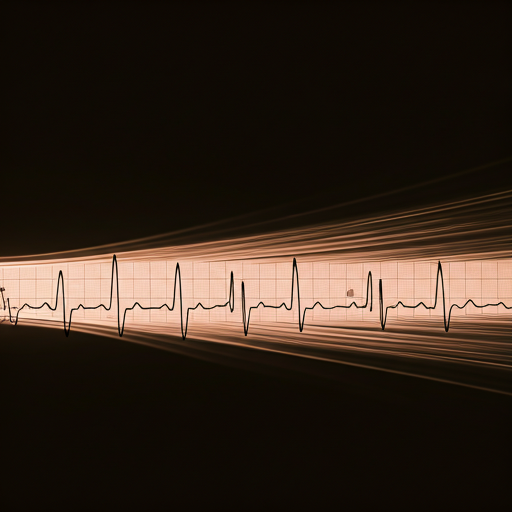
#> input picture frontend/ECGenius_frontend/src/assets/hero-bg.jpg, 512 x 512 px
$ python -i ecg_image_processor.py   (imports and definitions only)
#> lines starting #> are read from the running program, lines starting #| are printed output that depends on the picture; after the words box and inside, x2 and y2 are one past the last pixel; in counts of white or black regions, pixels touching at a corner belong together
"""
ECG Image Processing

Processes ECG images to extract a 1D proxy signal and basic features.
"""

import cv2
import numpy as np
from scipy.signal import find_peaks
from scipy.ndimage import gaussian_filter1d
from typing import Tuple, Dict, Optional


class ECGImageProcessor:
    def __init__(self):
        self.sampling_rate = 500
        self.px_per_mm: Optional[float] = None
        self.ms_per_px: Optional[float] = None
        self.mv_per_px: Optional[float] = None

    def load_image(self, image_path: str) -> Optional[np.ndarray]:
        try:
            img = cv2.imread(image_path, cv2.IMREAD_GRAYSCALE)
            if img is None:
                raise ValueError("Failed to load image or image not found")
            return img
        except Exception as e:
            print(f"Error loading image: {e}")
            return None

    def preprocess_image(self, img: np.ndarray) -> np.ndarray:
        try:
            blurred = cv2.GaussianBlur(img, (5, 5), 0)
            _, binary = cv2.threshold(
                blurred, 0, 255, cv2.THRESH_BINARY + cv2.THRESH_OTSU
            )
            if np.mean(binary) > 127:
                binary = cv2.bitwise_not(binary)
            return binary
        except Exception as e:
            print(f"Error preprocessing image: {e}")
            return img

    def estimate_skew_angle(self, img: np.ndarray) -> float:
        try:
            edges = cv2.Canny(img, 50, 150, apertureSize=3)
            lines = cv2.HoughLines(edges, 1, np.pi / 180, threshold=150)
            if lines is None or len(lines) == 0:
                return 0.0
            angles = []
            for rho_theta in lines[:200]:
                rho, theta = rho_theta[0]
                deg = (theta * 180.0 / np.pi)
                if deg > 90:
                    deg -= 180
                if -45 <= deg <= 45:
                    angles.append(deg)
            if not angles:
                return 0.0
            angle = float(np.median(angles))
            return angle if abs(angle) <= 10 else 0.0
        except Exception:
            return 0.0

    def deskew(self, img: np.ndarray, angle_deg: float) -> np.ndarray:
        try:
            if abs(angle_deg) < 0.5:
                return img
            h, w = img.shape
            M = cv2.getRotationMatrix2D((w / 2, h / 2), angle_deg, 1.0)
            return cv2.warpAffine(img, M, (w, h), flags=cv2.INTER_LINEAR, borderMode=cv2.BORDER_REPLICATE)
        except Exception:
            return img

    def estimate_px_per_mm(self, img: np.ndarray) -> Optional[float]:
        try:
            work = img.copy()
            if np.mean(work) < 127:
                work = cv2.bitwise_not(work)
            work = cv2.GaussianBlur(work, (3, 3), 0)
            vert_proj = np.mean(work, axis=0)
            v = vert_proj - np.mean(vert_proj)
            if v.std() < 1e-3:
                return None
            V = np.fft.rfft(v)
            freqs = np.fft.rfftfreq(v.size, d=1.0)
            mags = np.abs(V)
            mags[0] = 0
            idx = int(np.argmax(mags))
            if idx <= 0:
                return None
            f = freqs[idx]
            if f <= 0:
                return None
            px_per_cycle = 1.0 / f
            px_per_mm = float(px_per_cycle)
            if 3.0 <= px_per_mm <= 30.0:
                return px_per_mm
            for k in [0.5, 2.0]:
                alt = px_per_mm * k
                if 3.0 <= alt <= 30.0:
                    return float(alt)
            return None
        except Exception:
            return None

    def extract_signal_from_image(self, img: np.ndarray) -> Optional[np.ndarray]:
        try:
            height, width = img.shape
            signal = np.zeros(width, dtype=np.float32)

            for col in range(width):
                ys = np.where(img[:, col] == 255)[0]
                if ys.size > 0:
                    signal[col] = np.mean(ys)
                else:
                    signal[col] = signal[col - 1] if col > 0 else height / 2.0

            signal = height - signal

            smin, smax = float(signal.min()), float(signal.max())
            if smax - smin <= 0:
                return None
            signal = (signal - smin) / (smax - smin)

            return signal
        except Exception as e:
            print(f"Error extracting signal: {e}")
            return None

    def detect_peaks(self, signal: np.ndarray, height_threshold: float = 0.5) -> Tuple[np.ndarray, Dict]:
        try:
            smoothed = gaussian_filter1d(signal, sigma=2)
            min_dist = max(1, int(self.sampling_rate * 0.4))
            peaks, props = find_peaks(smoothed, height=height_threshold, distance=min_dist)
            if "peak_heights" not in props:
                props["peak_heights"] = smoothed[peaks]
            return peaks, props
        except Exception as e:
            print(f"Error detecting peaks: {e}")
            return np.array([], dtype=int), {}

    def _half_amp_crossings(self, smoothed: np.ndarray, peak_idx: int, peak_val: float,
                             left_window: int, right_window: int,
                             baseline_left: Optional[float] = None,
                             baseline_right: Optional[float] = None,
                             alpha: float = 0.5) -> Tuple[Optional[int], Optional[int]]:
        try:
            if baseline_left is None:
                l0 = max(0, peak_idx - left_window)
                baseline_left = float(np.min(smoothed[l0:peak_idx+1])) if peak_idx > l0 else float(smoothed[peak_idx])
            if baseline_right is None:
                r1 = min(len(smoothed)-1, peak_idx + right_window)
                baseline_right = float(np.min(smoothed[peak_idx:r1+1])) if r1 > peak_idx else float(smoothed[peak_idx])
            thr_left = baseline_left + alpha * (peak_val - baseline_left)
            thr_right = baseline_right + alpha * (peak_val - baseline_right)
            left_start = max(0, peak_idx - left_window)
            left_segment = smoothed[left_start:peak_idx+1]
            onset = None
            for i in range(len(left_segment)-1, 0, -1):
                if left_segment[i-1] < thr_left <= left_segment[i]:
                    onset = left_start + i
                    break

            right_end = min(len(smoothed)-1, peak_idx + right_window)
            right_segment = smoothed[peak_idx:right_end+1]
            offset = None
            for i in range(1, len(right_segment)):
                if right_segment[i-1] >= thr_right > right_segment[i]:
                    offset = peak_idx + i
                    break

            if (onset is None or offset is None) and alpha > 0.3:
                return self._half_amp_crossings(
                    smoothed, peak_idx, peak_val, left_window, right_window,
                    baseline_left, baseline_right, alpha=0.3
                )

            return onset, offset
        except Exception:
            return None, None

    def estimate_intervals(self, signal: np.ndarray, peaks: np.ndarray) -> Dict[str, float]:
        try:
            if peaks.size == 0:
                return {"qrs_duration_ms": 0.0, "pr_interval_ms": 0.0, "qt_interval_ms": 0.0}

            smoothed = gaussian_filter1d(signal.astype(np.float32), sigma=2)
            rr = np.diff(peaks).astype(np.int32)
            rr_med = int(np.median(rr)) if rr.size else int(0.5 * self.sampling_rate)
            qrs_win = max(int(0.08 * self.sampling_rate), min(int(0.18 * self.sampling_rate), rr_med // 4))
            p_pre_win = int(0.20 * self.sampling_rate)
            t_post_win = int(0.40 * self.sampling_rate)
            min_t_delay = int(0.08 * self.sampling_rate)

            qrs_durs = []
            pr_ints = []
            qt_ints = []

            for p in peaks:
                pv = float(smoothed[p])
                l0 = max(0, p - qrs_win)
                r1 = min(len(smoothed)-1, p + qrs_win)
                bl = float(np.min(smoothed[l0:p+1])) if p > l0 else float(smoothed[p])
                br = float(np.min(smoothed[p:r1+1])) if r1 > p else float(smoothed[p])
                onset, offset = self._half_amp_crossings(smoothed, p, pv, qrs_win, qrs_win, bl, br, alpha=0.5)
                if onset is not None and offset is not None and offset > onset:
                    qrs_ms = (offset - onset) / self.sampling_rate * 1000.0
                    qrs_durs.append(qrs_ms)

                p_start = max(0, p - p_pre_win)
                p_end = max(0, p - int(0.06 * self.sampling_rate))
                if p_end > p_start:
                    pre_seg = smoothed[p_start:p_end]
                    if pre_seg.size > 2:
                        p_rel = int(np.argmax(pre_seg))
                        p_idx = p_start + p_rel
                        p_val = float(smoothed[p_idx])
                        pl0 = max(0, p_idx - int(0.10 * self.sampling_rate))
                        pbl = float(np.min(smoothed[pl0:p_idx+1])) if p_idx > pl0 else float(smoothed[p_idx])
                        p_onset, _ = self._half_amp_crossings(
                            smoothed, p_idx, p_val,
                            int(0.08 * self.sampling_rate), 1,
                            baseline_left=pbl, baseline_right=pbl, alpha=0.4
                        )
                        if p_onset is not None and onset is not None and onset > p_onset:
                            pr_ms = (onset - p_onset) / self.sampling_rate * 1000.0
                            pr_ints.append(pr_ms)

                t_start = min(len(smoothed)-1, p + min_t_delay)
                t_end = min(len(smoothed)-1, p + t_post_win)
                if t_end > t_start:
                    post_seg = smoothed[t_start:t_end]
                    if post_seg.size > 2:
                        t_rel = int(np.argmax(post_seg))
                        t_idx = t_start + t_rel
                        t_val = float(smoothed[t_idx])
                        tr1 = min(len(smoothed)-1, t_idx + int(0.25 * self.sampling_rate))
                        tbl = float(np.min(smoothed[t_idx:tr1+1])) if tr1 > t_idx else float(smoothed[t_idx])
                        _, t_offset = self._half_amp_crossings(
                            smoothed, t_idx, t_val,
                            int(0.12 * self.sampling_rate), int(0.20 * self.sampling_rate),
                            baseline_left=tbl, baseline_right=tbl, alpha=0.4
                        )
                        if t_offset is None:
                            t_offset = t_idx + int(0.1 * self.sampling_rate)
                        if onset is not None and t_offset is not None and t_offset > onset:
                            qt_ms = (t_offset - onset) / self.sampling_rate * 1000.0
                            qt_ints.append(qt_ms)

            def _mean(vals):
                return float(np.mean(vals)) if len(vals) else 0.0

            return {
                "qrs_duration_ms": _mean(qrs_durs),
                "pr_interval_ms": _mean(pr_ints),
                "qt_interval_ms": _mean(qt_ints),
            }
        except Exception as e:
            print(f"Error estimating intervals: {e}")
            return {"qrs_duration_ms": 0.0, "pr_interval_ms": 0.0, "qt_interval_ms": 0.0}

    def calculate_heart_rate(self, peaks: np.ndarray) -> float:
        try:
            if peaks.size < 2:
                return 0.0
            rr = np.diff(peaks).astype(np.float32)
            mean_rr = float(np.mean(rr))
            if mean_rr <= 0:
                return 0.0
            return (self.sampling_rate / mean_rr) * 60.0
        except Exception as e:
            print(f"Error calculating heart rate: {e}")
            return 0.0

    def analyze_rhythm(self, peaks: np.ndarray) -> Dict:
        try:
            if peaks.size < 3:
                return {"rhythm": "insufficient_data", "regularity_score": 0.0}
            rr = np.diff(peaks).astype(np.float32)
            mean_rr = float(np.mean(rr)) if rr.size > 0 else 0.0
            std_rr = float(np.std(rr)) if rr.size > 0 else 0.0
            cv = (std_rr / mean_rr) if mean_rr > 0 else 1.0
            rhythm = "regular" if cv < 0.1 else "irregular"
            return {
                "rhythm": rhythm,
                "regularity_score": float(max(0.0, 1.0 - min(cv, 1.0))),
                "rr_intervals_samples": rr.tolist(),
                "mean_rr_samples": mean_rr,
                "std_rr_samples": std_rr,
            }
        except Exception as e:
            print(f"Error analyzing rhythm: {e}")
            return {"rhythm": "error", "regularity_score": 0.0}

    def extract_features(self, signal: np.ndarray) -> Dict:
        try:
            features: Dict = {}
            peaks, props = self.detect_peaks(signal)
            features["num_peaks"] = int(peaks.size)
            if peaks.size > 0:
                ph = props.get("peak_heights", np.array([], dtype=np.float32))
                features["peak_heights"] = [float(x) for x in ph.tolist()]
                features["mean_peak_height"] = float(np.mean(ph)) if ph.size > 0 else 0.0
            else:
                features["peak_heights"] = []
                features["mean_peak_height"] = 0.0

            hr = self.calculate_heart_rate(peaks)
            features["heart_rate"] = float(hr)

            rhythm_info = self.analyze_rhythm(peaks)
            features.update(rhythm_info)

            intervals = self.estimate_intervals(signal, peaks)
            features.update(intervals)

            return features
        except Exception as e:
            print(f"Error extracting features: {e}")
            return {"error": str(e)}

    def process_ecg_image(self, image_path: str) -> Dict:
        try:
            img = self.load_image(image_path)
#> in load_image, `img = cv2.imread(image_path, cv2.IMREAD_GRAYSCALE)`:
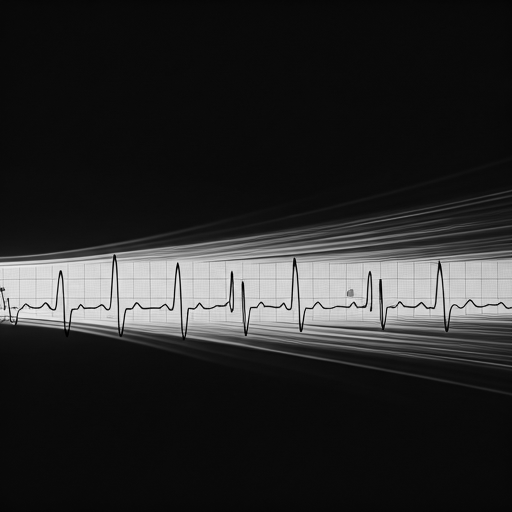
#> img: shape (512, 512); min 0, max 243, mean 40.6
            if img is None:
                return {"success": False, "error": "Failed to load image"}

            bin_img = self.preprocess_image(img)
#> in preprocess_image, `_, binary = cv2.threshold( blurred, 0, 255, cv2.THRESH_BINARY + cv2.TH..`:
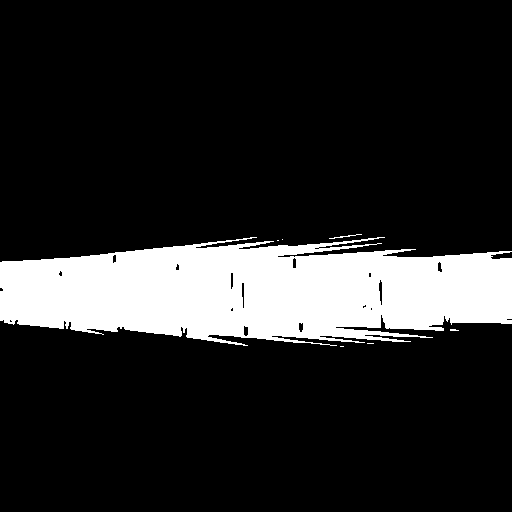
#> binary: shape (512, 512); 15.7% white; 7 white regions (5 under 20 px), largest, box (x1, y1, x2, y2) and area: (0, 237, 512, 346) 41179, (329, 234, 362, 239) 39
            angle = self.estimate_skew_angle(bin_img)
#> in estimate_skew_angle, `edges = cv2.Canny(img, 50, 150, apertureSize=3)`:
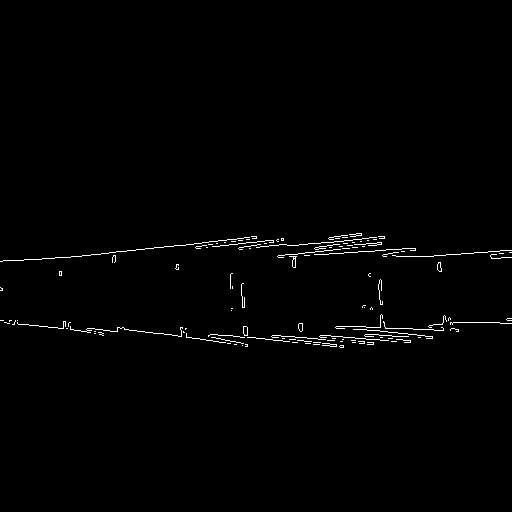
#> edges: shape (512, 512); 0.97% white in thin lines or dots, all inside (x1, y1, x2, y2) = (0, 233, 512, 348)
#> in estimate_skew_angle, `lines = cv2.HoughLines(edges, 1, np.pi / 180, threshold=150)`: lines = None
#> angle = 0
            bin_img = self.deskew(bin_img, -angle)

            px_per_mm = self.estimate_px_per_mm(bin_img)
#> in estimate_px_per_mm, `work = cv2.GaussianBlur(work, (3, 3), 0)`:
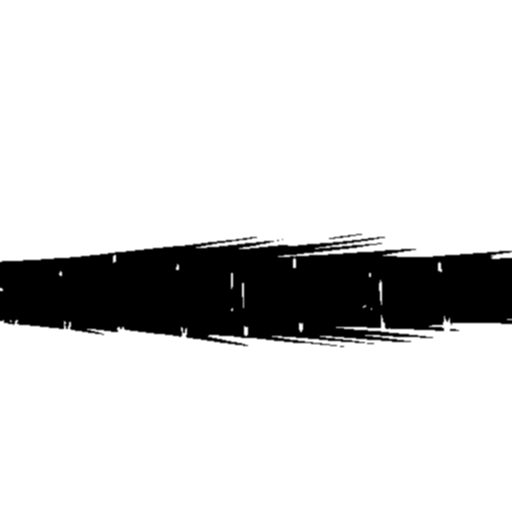
#> work: shape (512, 512); min 0, max 255, mean 214.9
#> in estimate_px_per_mm, `vert_proj = np.mean(work, axis=0)`: vert_proj = 512 values, max 227.1 at index 0, min 206.7 at index 237, mean 214.9
#> in estimate_px_per_mm, `v = vert_proj - np.mean(vert_proj)`: v = 512 values, max 12.23 at index 0, min -8.19 at index 237, mean 0
#> in estimate_px_per_mm, `mags = np.abs(V)`: mags = 257 values, max 1870.1 at index 1, min 0 at index 0, mean 29.26
#> in estimate_px_per_mm, `idx = int(np.argmax(mags))`: idx = 1
#> in estimate_px_per_mm, `f = freqs[idx]`: f = 0.00195
#> in estimate_px_per_mm, `px_per_cycle = 1.0 / f`: px_per_cycle = 512
#> the loop in estimate_px_per_mm, `for k in [0.5, 2.0]:` made 2 passes
#> alt on passes 1 to 2: 256, 1024
            self.px_per_mm = px_per_mm
            if px_per_mm and px_per_mm > 0:
                self.ms_per_px = 40.0 / px_per_mm
                self.sampling_rate = 1000.0 / self.ms_per_px
                self.mv_per_px = 0.1 / px_per_mm
            else:
                self.ms_per_px = 1000.0 / float(self.sampling_rate)
                self.mv_per_px = None

            signal = self.extract_signal_from_image(bin_img)
#> after the loop in extract_signal_from_image, `for col in range(width):`: signal = 512 values, max 297.2 at index 294, min 284.5 at index 381, mean 291.4
#> in extract_signal_from_image, `signal = height - signal`: signal = 512 values, max 227.5 at index 381, min 214.8 at index 294, mean 220.6
#> in extract_signal_from_image, `smin, smax = float(signal.min()), float(signal.max())`: smin = 214.8; smax = 227.5
#> in extract_signal_from_image, `signal = (signal - smin) / (smax - smin)`: signal = 512 values, max 1 at index 381, min 0 at index 294, mean 0.456
            if signal is None:
                return {"success": False, "error": "Failed to extract signal from image"}

            features = self.extract_features(signal)
#> in detect_peaks, `smoothed = gaussian_filter1d(signal, sigma=2)`: smoothed = 512 values, max 0.784 at index 488, min 0.177 at index 294, mean 0.456
#> in detect_peaks, `peaks, props = find_peaks(smoothed, height=height_threshold, distance=..`: peaks = [246, 488]; props = {'peak_heights': [0.731, 0.784]}
#> in extract_features, `peaks, props = self.detect_peaks(signal)`: peaks = [246, 488]; props = {'peak_heights': [0.731, 0.784]}
#> in extract_features, `ph = props.get("peak_heights", np.array([], dtype=np.float32))`: ph = [0.731, 0.784]
#> in calculate_heart_rate, `rr = np.diff(peaks).astype(np.float32)`: rr = [242]
#> in calculate_heart_rate, `mean_rr = float(np.mean(rr))`: mean_rr = 242
#> in extract_features, `hr = self.calculate_heart_rate(peaks)`: hr = 124
#> in extract_features, `rhythm_info = self.analyze_rhythm(peaks)`: rhythm_info = {'rhythm': 'insufficient_data', 'regularity_score': 0}
#> in estimate_intervals, `rr = np.diff(peaks).astype(np.int32)`: rr = [242]
#> in estimate_intervals, `rr_med = int(np.median(rr)) if rr.size else int(0.5 * self.sampling_ra..`: rr_med = 242
#> in estimate_intervals, `qrs_win = max(int(0.08 * self.sampling_rate), min(int(0.18 * self.samp..`: qrs_win = 60
#> the loop in estimate_intervals, `for p in peaks:` made 2 passes
#> (p, pv, bl, br) on pass 1: (246, 0.731, 0.406, 0.177)
#> after the loop in estimate_intervals, `for p in peaks:`: pr_ints = [126, 2]; qrs_durs = [46, 100]; qt_ints = [416]
#> in extract_features, `intervals = self.estimate_intervals(signal, peaks)`: intervals = {'qrs_duration_ms': 73, 'pr_interval_ms': 64, 'qt_interval_ms': 416}
#> features = 9 items
            return {
                "success": True,
                "features": features,
                "analysis": {
                    "heart_rate": features.get("heart_rate", 0.0),
                    "rhythm_type": features.get("rhythm", "unknown"),
                    "regularity_score": features.get("regularity_score", 0.0),
                    "num_beats_detected": features.get("num_peaks", 0),
                },
                "intervals_ms": {
                    "pr": features.get("pr_interval_ms", 0.0),
                    "qrs": features.get("qrs_duration_ms", 0.0),
                    "qt": features.get("qt_interval_ms", 0.0),
                },
                "calibration": {
                    "px_per_mm": self.px_per_mm,
                    "ms_per_px": self.ms_per_px,
                    "mv_per_px": self.mv_per_px,
                    "deskew_angle_deg": float(angle),
                    "sampling_rate_hz": float(self.sampling_rate),
                },
                "signal_length": int(len(signal)),
            }
        except Exception as e:
            return {"success": False, "error": str(e)}


processor = ECGImageProcessor()

>>> result = ECGImageProcessor().process_ecg_image('../../../frontend/ECGenius_frontend/src/assets/hero-bg.jpg')
#> result = 6 items
